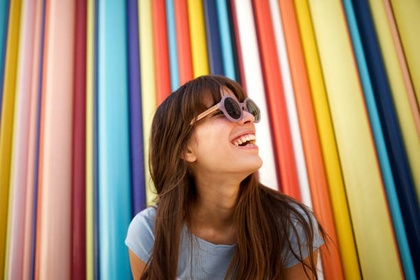
%> input picture color.jpg, 420 x 280 px, shrunk from 612 x 408 before the run
$ octave plots.m   (GNU Octave 9; MATLAB toolbox functions it lacks are replaced by stand-ins)
%> lines starting %> are read from the running program, lines starting %| are printed output that depends on the picture
img1 = double(rgb2gray(imread('C:\Users\Dell XPS White\Desktop\MATLAB\Digital_Image_Processing\color.jpg')));
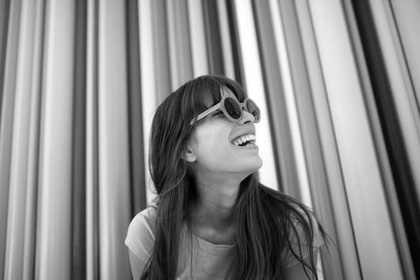
%> img1: size 280x420 double; min 0, max 255, mean 139.4
[R, C] = size(img1);
%> R = 280; C = 420
img2 = zeros(R,C);
for i=1:1:R
    for j=1:1:C
% [7 lines of commented-out code are left out]
        img2(i,j) = img1(i,j)-255;
    end
end
figure;
imshow(img2,[]);

r = 0:255;
% [7 lines of commented-out code are left out]
s = r - 255;
figure;
plot(r,s);
title('Plot');
xlabel('Input(s)');
ylabel('Output(r)');
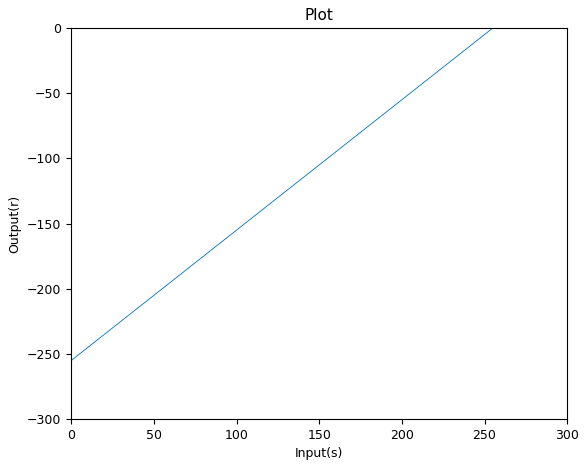
%> figure redrawn from the program's plot data; curve peaks at x = 255, y = 0
